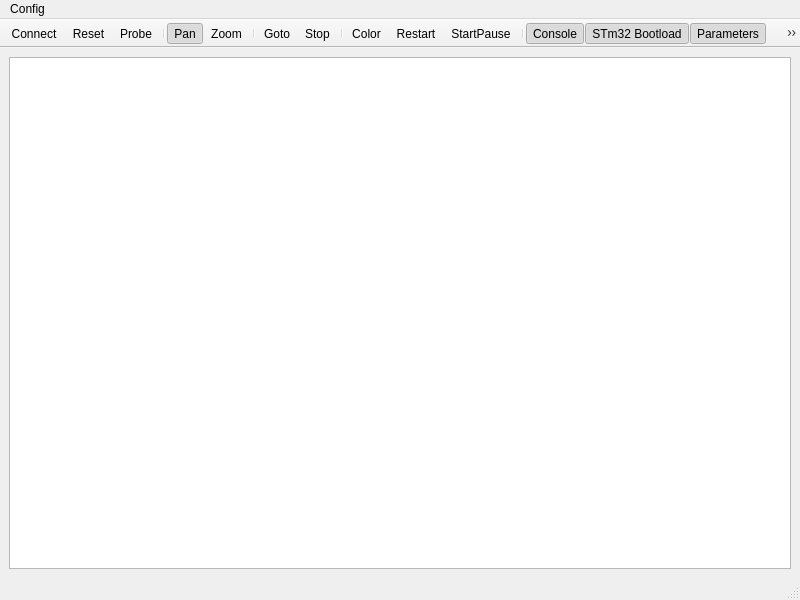
<?xml version="1.0" encoding="UTF-8"?>
<ui version="4.0">
 <class>imcc</class>
 <widget class="QMainWindow" name="imcc">
  <property name="geometry">
   <rect>
    <x>0</x>
    <y>0</y>
    <width>800</width>
    <height>600</height>
   </rect>
  </property>
  <property name="windowTitle">
   <string>IgreBot's Mission Control Center</string>
  </property>
  <property name="windowIcon">
   <iconset resource="imcc.qrc">
    <normaloff>:/images/images/robot.png</normaloff>:/images/images/robot.png</iconset>
  </property>
  <widget class="QWidget" name="centralwidget">
   <layout class="QHBoxLayout" name="horizontalLayout">
    <item>
     <widget class="DockArea" name="graphicsView"/>
    </item>
   </layout>
  </widget>
  <widget class="QMenuBar" name="menubar">
   <property name="geometry">
    <rect>
     <x>0</x>
     <y>0</y>
     <width>800</width>
     <height>21</height>
    </rect>
   </property>
   <widget class="QMenu" name="menuConfig">
    <property name="title">
     <string>Config</string>
    </property>
    <addaction name="actionConfigLoad"/>
    <addaction name="actionConfigSave"/>
   </widget>
   <addaction name="menuConfig"/>
  </widget>
  <widget class="QStatusBar" name="statusbar"/>
  <widget class="QToolBar" name="toolBar">
   <property name="windowTitle">
    <string>IMCC ToolBar</string>
   </property>
   <property name="movable">
    <bool>false</bool>
   </property>
   <property name="allowedAreas">
    <set>Qt::NoToolBarArea</set>
   </property>
   <property name="floatable">
    <bool>false</bool>
   </property>
   <attribute name="toolBarArea">
    <enum>TopToolBarArea</enum>
   </attribute>
   <attribute name="toolBarBreak">
    <bool>false</bool>
   </attribute>
   <addaction name="actionConnect"/>
   <addaction name="actionReset"/>
   <addaction name="actionProbe"/>
   <addaction name="separator"/>
   <addaction name="actionPan"/>
   <addaction name="actionZoom"/>
   <addaction name="separator"/>
   <addaction name="actionGoto"/>
   <addaction name="actionStop"/>
   <addaction name="separator"/>
   <addaction name="actionColor"/>
   <addaction name="actionRestart"/>
   <addaction name="actionStartPause"/>
   <addaction name="separator"/>
   <addaction name="actionViewConsole"/>
   <addaction name="actionViewBootload"/>
   <addaction name="actionViewParameters"/>
   <addaction name="actionViewVariables"/>
   <addaction name="actionViewSettings"/>
   <addaction name="actionViewGraphs"/>
  </widget>
  <action name="actionConnect">
   <property name="checkable">
    <bool>true</bool>
   </property>
   <property name="icon">
    <iconset resource="imcc.qrc">
     <normaloff>:/icons/silk/disconnect.png</normaloff>
     <normalon>:/icons/silk/connect.png</normalon>:/icons/silk/disconnect.png</iconset>
   </property>
   <property name="text">
    <string>Connect</string>
   </property>
   <property name="toolTip">
    <string>Connect to MCU</string>
   </property>
  </action>
  <action name="actionConfigLoad">
   <property name="text">
    <string>Load</string>
   </property>
  </action>
  <action name="actionConfigSave">
   <property name="text">
    <string>Save</string>
   </property>
  </action>
  <action name="actionOenConfiguration">
   <property name="text">
    <string>Configuration</string>
   </property>
  </action>
  <action name="actionViewConsole">
   <property name="checkable">
    <bool>true</bool>
   </property>
   <property name="checked">
    <bool>true</bool>
   </property>
   <property name="icon">
    <iconset resource="imcc.qrc">
     <normaloff>:/icons/silk/application_xp_terminal.png</normaloff>:/icons/silk/application_xp_terminal.png</iconset>
   </property>
   <property name="text">
    <string>Console</string>
   </property>
   <property name="toolTip">
    <string>Show / Hide consoles panel</string>
   </property>
  </action>
  <action name="actionViewBootload">
   <property name="checkable">
    <bool>true</bool>
   </property>
   <property name="checked">
    <bool>true</bool>
   </property>
   <property name="icon">
    <iconset resource="imcc.qrc">
     <normaloff>:/icons/silk/computer_go.png</normaloff>:/icons/silk/computer_go.png</iconset>
   </property>
   <property name="text">
    <string>STm32 Bootload</string>
   </property>
   <property name="toolTip">
    <string>Show / Hide Bootloader panel</string>
   </property>
  </action>
  <action name="actionReset">
   <property name="icon">
    <iconset resource="imcc.qrc">
     <normaloff>:/icons/silk/arrow_rotate_anticlockwise.png</normaloff>:/icons/silk/arrow_rotate_anticlockwise.png</iconset>
   </property>
   <property name="text">
    <string>Reset</string>
   </property>
   <property name="toolTip">
    <string>Reset the MCU</string>
   </property>
  </action>
  <action name="actionProbe">
   <property name="checkable">
    <bool>true</bool>
   </property>
   <property name="icon">
    <iconset resource="imcc.qrc">
     <normaloff>:/icons/silk/application_go.png</normaloff>:/icons/silk/application_go.png</iconset>
   </property>
   <property name="text">
    <string>Probe</string>
   </property>
   <property name="toolTip">
    <string>Start / Stop probing</string>
   </property>
  </action>
  <action name="actionViewParameters">
   <property name="checkable">
    <bool>true</bool>
   </property>
   <property name="checked">
    <bool>true</bool>
   </property>
   <property name="icon">
    <iconset resource="imcc.qrc">
     <normaloff>:/icons/silk/cog.png</normaloff>:/icons/silk/cog.png</iconset>
   </property>
   <property name="text">
    <string>Parameters</string>
   </property>
   <property name="toolTip">
    <string>Show / Hide parameters panel</string>
   </property>
  </action>
  <action name="actionViewVariables">
   <property name="checkable">
    <bool>true</bool>
   </property>
   <property name="checked">
    <bool>true</bool>
   </property>
   <property name="icon">
    <iconset resource="imcc.qrc">
     <normaloff>:/icons/silk/database.png</normaloff>:/icons/silk/database.png</iconset>
   </property>
   <property name="text">
    <string>Variables</string>
   </property>
   <property name="toolTip">
    <string>Show / Hide Variables panel</string>
   </property>
  </action>
  <action name="actionPan">
   <property name="checkable">
    <bool>true</bool>
   </property>
   <property name="checked">
    <bool>true</bool>
   </property>
   <property name="icon">
    <iconset resource="imcc.qrc">
     <normaloff>:/icons/silk/cursor.png</normaloff>:/icons/silk/cursor.png</iconset>
   </property>
   <property name="text">
    <string>Pan</string>
   </property>
   <property name="toolTip">
    <string>Switch to Pan mode</string>
   </property>
  </action>
  <action name="actionGoto">
   <property name="checkable">
    <bool>true</bool>
   </property>
   <property name="icon">
    <iconset resource="imcc.qrc">
     <normaloff>:/icons/silk/car.png</normaloff>:/icons/silk/car.png</iconset>
   </property>
   <property name="text">
    <string>Goto</string>
   </property>
  </action>
  <action name="actionZoom">
   <property name="checkable">
    <bool>true</bool>
   </property>
   <property name="icon">
    <iconset resource="imcc.qrc">
     <normaloff>:/icons/silk/magnifier.png</normaloff>:/icons/silk/magnifier.png</iconset>
   </property>
   <property name="text">
    <string>Zoom</string>
   </property>
   <property name="toolTip">
    <string>Switch to Zoom mode</string>
   </property>
  </action>
  <action name="actionStop">
   <property name="icon">
    <iconset resource="imcc.qrc">
     <normaloff>:/icons/silk/cross.png</normaloff>:/icons/silk/cross.png</iconset>
   </property>
   <property name="text">
    <string>Stop</string>
   </property>
   <property name="toolTip">
    <string>Cancel any motion</string>
   </property>
  </action>
  <action name="actionColor">
   <property name="icon">
    <iconset resource="imcc.qrc">
     <normaloff>:/icons/silk/tag_blue.png</normaloff>:/icons/silk/tag_blue.png</iconset>
   </property>
   <property name="text">
    <string>Color</string>
   </property>
   <property name="toolTip">
    <string>Select match color</string>
   </property>
  </action>
  <action name="actionRestart">
   <property name="icon">
    <iconset resource="imcc.qrc">
     <normaloff>:/icons/silk/control_start_blue.png</normaloff>:/icons/silk/control_start_blue.png</iconset>
   </property>
   <property name="text">
    <string>Restart</string>
   </property>
   <property name="toolTip">
    <string>Restart match sequence</string>
   </property>
  </action>
  <action name="actionStartPause">
   <property name="checkable">
    <bool>true</bool>
   </property>
   <property name="icon">
    <iconset resource="imcc.qrc">
     <normaloff>:/icons/silk/control_pause.png</normaloff>
     <normalon>:/icons/silk/control_play_blue.png</normalon>:/icons/silk/control_pause.png</iconset>
   </property>
   <property name="text">
    <string>StartPause</string>
   </property>
   <property name="toolTip">
    <string>Start or pause match sequence</string>
   </property>
  </action>
  <action name="actionViewSettings">
   <property name="checkable">
    <bool>true</bool>
   </property>
   <property name="checked">
    <bool>true</bool>
   </property>
   <property name="icon">
    <iconset resource="imcc.qrc">
     <normaloff>:/icons/silk/chart_bar_link.png</normaloff>:/icons/silk/chart_bar_link.png</iconset>
   </property>
   <property name="text">
    <string>Settings</string>
   </property>
   <property name="toolTip">
    <string>Show / Hide graphics settings</string>
   </property>
  </action>
  <action name="actionViewGraphs">
   <property name="checkable">
    <bool>true</bool>
   </property>
   <property name="checked">
    <bool>true</bool>
   </property>
   <property name="icon">
    <iconset resource="imcc.qrc">
     <normaloff>:/icons/silk/chart_curve.png</normaloff>:/icons/silk/chart_curve.png</iconset>
   </property>
   <property name="text">
    <string>ViewGraphs</string>
   </property>
   <property name="toolTip">
    <string>Show / Hide graphics windows</string>
   </property>
  </action>
 </widget>
 <customwidgets>
  <customwidget>
   <class>DockArea</class>
   <extends>QGraphicsView</extends>
   <header>dockarea.h</header>
  </customwidget>
 </customwidgets>
 <resources>
  <include location="imcc.qrc"/>
 </resources>
 <connections/>
</ui>
